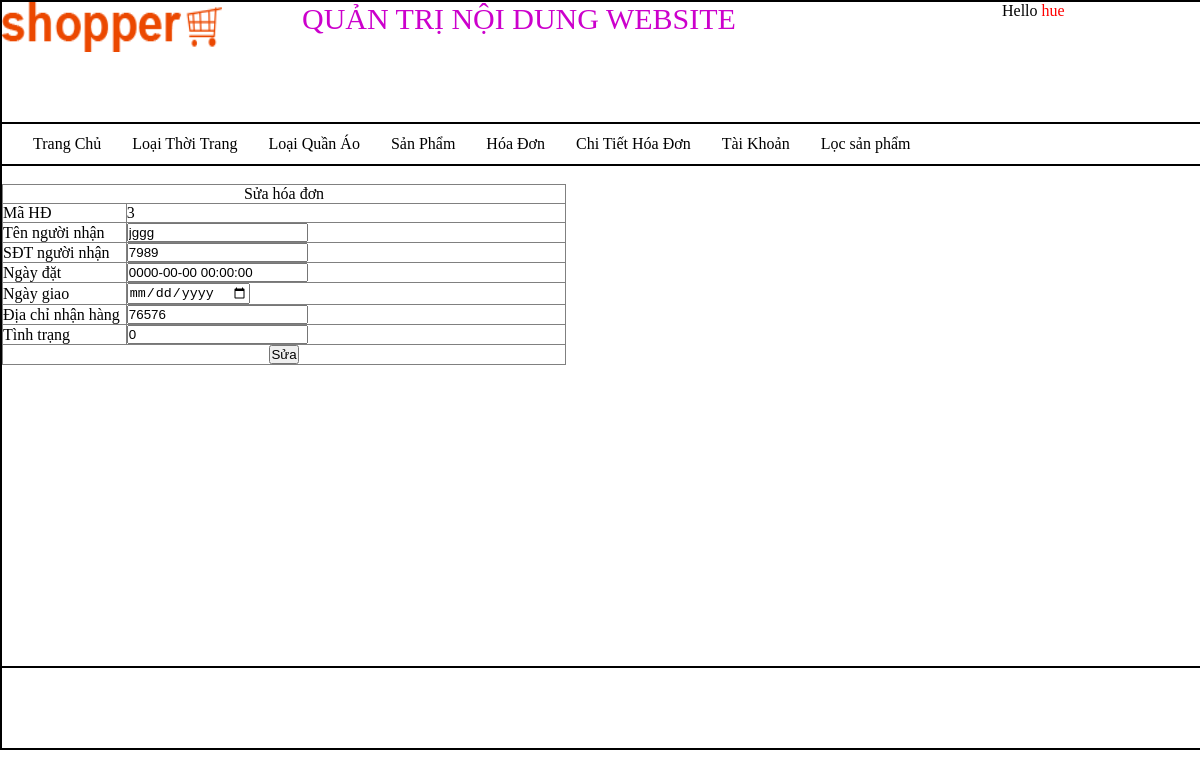
The page /quantri/quantri.php?quanly=qlhd&xuly=suahd&mahd=3 (signed in) on the database its author committed.
### tables this page shows
CREATE TABLE `hoadon` (
  `idDH` int(11) NOT NULL,
  `idUser` int(11) NOT NULL DEFAULT '0',
  `tennguoinhan` varchar(150) NOT NULL,
  `sdtnguoinhan` varchar(11) NOT NULL,
  `TimeDatHang` datetime NOT NULL DEFAULT '0000-00-00 00:00:00',
  `TimeNhanHang` date NOT NULL DEFAULT '0000-00-00',
  `DiaChiGiaoHang` varchar(150) NOT NULL,
  `TinhTrang` tinyint(4) NOT NULL DEFAULT '0'
);

### quantri/QLhoadon/suaHD.php (the view)
<?php
$sql="select * from hoadon where idDH='$_GET[mahd]'";
$stmt=$pdo->prepare($sql);
$stmt->execute();
$row=$stmt->fetch(PDO::FETCH_ASSOC);
?>
<form action="QLhoadon/xulyHD.php?mahd=<?php echo $row['idDH'];?>" method="post" enctype="multipart/form-data">
<table width="47%" border="1">
  <tr>
    <td colspan="2"><div align="center">Sửa hóa đơn</div></td>
  </tr>
  <tr>
    <td width="22%">Mã HĐ</td>
    <td width="78%"><?php echo $row['idDH'];?></td>
  </tr>
  <tr>
    <td width="22%">Tên người nhận</td>
    <td width="78%"><input type="text" name="ten" value="<?php echo $row['tennguoinhan'];?>"></td>
  </tr>
  <tr>
    <td>SĐT người nhận</td>
    <td><input type="text" name="dt" value="<?php echo $row['sdtnguoinhan'];?>"></td>
  </tr>
  <tr>
    <td>Ngày đặt</td>
    <td><input type="datetime" name="ngaydat" value="<?php echo $row['TimeDatHang'];?>"></td>
  </tr>
  <tr>
    <td>Ngày giao</td>
    <td><input type="date" name="ngaygiao" value="<?php echo $row['TimeNhanHang'];?>"></td>
  </tr>
  <tr>
    <td>Địa chỉ nhận hàng</td>
    <td><input type="text" name="dc" value="<?php echo $row['DiaChiGiaoHang'];?>"></td>
  </tr>
  <tr>
    <td>Tình trạng</td>
    <td><input type="text" name="tt" value="<?php echo $row['TinhTrang'];?>"></td>
  </tr>
  <tr>
    <td colspan="2"><div align="center">
      <input type="submit" name="btsua" value="Sửa">
    </div></td>
  </tr>
</table>
</form>

### quantri/layout.css (style rules this page uses)
table { border-collapse:collapse; }
* { padding:0; margin:0; }

### rows shown on the page
hoadon: idDH "3", ten "jggg", dt "7989", ngaydat "0000-00-00 00:00:00", dc "76576", tt "0"

### other values the page prints
$_SESSION['username'] "hue"
